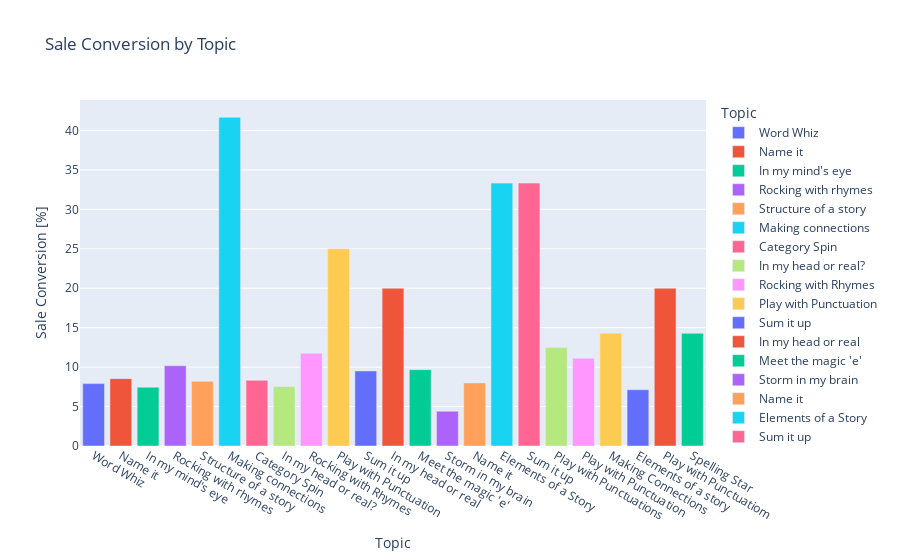

Write notebook code for a chart like this one.
### Code cell
px.bar(Topic_performance,x='Topic', y='Sale Conversion [%]',color='Topic',\
       title='Sale Conversion by Topic')

### Figure 1 — Plotly figure (JSON) as saved in the notebook; plotly's stock layout.template omitted (floating-point values rounded to 4 significant figures)
{"data": [{"alignmentgroup": "True", "hovertemplate": "Topic=%{x}<br>Sale Conversion [%]=%{y}<extra></extra>", "legendgroup": "Word Whiz", "marker": {"color": "#636efa"}, "name": "Word Whiz", "offsetgroup": "Word Whiz", "orientation": "v", "showlegend": true, "textposition": "auto", "type": "bar", "x": ["Word Whiz"], "xaxis": "x", "y": [7.91], "yaxis": "y"}, {"alignmentgroup": "True", "hovertemplate": "Topic=%{x}<br>Sale Conversion [%]=%{y}<extra></extra>", "legendgroup": "Name it", "marker": {"color": "#EF553B"}, "name": "Name it", "offsetgroup": "Name it", "orientation": "v", "showlegend": true, "textposition": "auto", "type": "bar", "x": ["Name it"], "xaxis": "x", "y": [8.54], "yaxis": "y"}, {"alignmentgroup": "True", "hovertemplate": "Topic=%{x}<br>Sale Conversion [%]=%{y}<extra></extra>", "legendgroup": "In my mind's eye", "marker": {"color": "#00cc96"}, "name": "In my mind's eye", "offsetgroup": "In my mind's eye", "orientation": "v", "showlegend": true, "textposition": "auto", "type": "bar", "x": ["In my mind's eye"], "xaxis": "x", "y": [7.45], "yaxis": "y"}, {"alignmentgroup": "True", "hovertemplate": "Topic=%{x}<br>Sale Conversion [%]=%{y}<extra></extra>", "legendgroup": "Rocking with rhymes", "marker": {"color": "#ab63fa"}, "name": "Rocking with rhymes", "offsetgroup": "Rocking with rhymes", "orientation": "v", "showlegend": true, "textposition": "auto", "type": "bar", "x": ["Rocking with rhymes"], "xaxis": "x", "y": [10.17], "yaxis": "y"}, {"alignmentgroup": "True", "hovertemplate": "Topic=%{x}<br>Sale Conversion [%]=%{y}<extra></extra>", "legendgroup": "Structure of a story", "marker": {"color": "#FFA15A"}, "name": "Structure of a story", "offsetgroup": "Structure of a story", "orientation": "v", "showlegend": true, "textposition": "auto", "type": "bar", "x": ["Structure of a story"], "xaxis": "x", "y": [8.2], "yaxis": "y"}, {"alignmentgroup": "True", "hovertemplate": "Topic=%{x}<br>Sale Conversion [%]=%{y}<extra></extra>", "legendgroup": "Making connections", "marker": {"color": "#19d3f3"}, "name": "Making connections", "offsetgroup": "Making connections", "orientation": "v", "showlegend": true, "textposition": "auto", "type": "bar", "x": ["Making connections"], "xaxis": "x", "y": [41.67], "yaxis": "y"}, {"alignmentgroup": "True", "hovertemplate": "Topic=%{x}<br>Sale Conversion [%]=%{y}<extra></extra>", "legendgroup": "Category Spin", "marker": {"color": "#FF6692"}, "name": "Category Spin", "offsetgroup": "Category Spin", "orientation": "v", "showlegend": true, "textposition": "auto", "type": "bar", "x": ["Category Spin"], "xaxis": "x", "y": [8.33], "yaxis": "y"}, {"alignmentgroup": "True", "hovertemplate": "Topic=%{x}<br>Sale Conversion [%]=%{y}<extra></extra>", "legendgroup": "In my head or real?", "marker": {"color": "#B6E880"}, "name": "In my head or real?", "offsetgroup": "In my head or real?", "orientation": "v", "showlegend": true, "textposition": "auto", "type": "bar", "x": ["In my head or real?"], "xaxis": "x", "y": [7.55], "yaxis": "y"}, {"alignmentgroup": "True", "hovertemplate": "Topic=%{x}<br>Sale Conversion [%]=%{y}<extra></extra>", "legendgroup": "Rocking with Rhymes", "marker": {"color": "#FF97FF"}, "name": "Rocking with Rhymes", "offsetgroup": "Rocking with Rhymes", "orientation": "v", "showlegend": true, "textposition": "auto", "type": "bar", "x": ["Rocking with Rhymes"], "xaxis": "x", "y": [11.76], "yaxis": "y"}, {"alignmentgroup": "True", "hovertemplate": "Topic=%{x}<br>Sale Conversion [%]=%{y}<extra></extra>", "legendgroup": "Play with Punctuation", "marker": {"color": "#FECB52"}, "name": "Play with Punctuation", "offsetgroup": "Play with Punctuation", "orientation": "v", "showlegend": true, "textposition": "auto", "type": "bar", "x": ["Play with Punctuation"], "xaxis": "x", "y": [25], "yaxis": "y"}, {"alignmentgroup": "True", "hovertemplate": "Topic=%{x}<br>Sale Conversion [%]=%{y}<extra></extra>", "legendgroup": "Sum it up", "marker": {"color": "#636efa"}, "name": "Sum it up", "offsetgroup": "Sum it up", "orientation": "v", "showlegend": true, "textposition": "auto", "type": "bar", "x": ["Sum it up"], "xaxis": "x", "y": [9.52], "yaxis": "y"}, {"alignmentgroup": "True", "hovertemplate": "Topic=%{x}<br>Sale Conversion [%]=%{y}<extra></extra>", "legendgroup": "In my head or real", "marker": {"color": "#EF553B"}, "name": "In my head or real", "offsetgroup": "In my head or real", "orientation": "v", "showlegend": true, "textposition": "auto", "type": "bar", "x": ["In my head or real"], "xaxis": "x", "y": [20], "yaxis": "y"}, {"alignmentgroup": "True", "hovertemplate": "Topic=%{x}<br>Sale Conversion [%]=%{y}<extra></extra>", "legendgroup": "Meet the magic 'e'", "marker": {"color": "#00cc96"}, "name": "Meet the magic 'e'", "offsetgroup": "Meet the magic 'e'", "orientation": "v", "showlegend": true, "textposition": "auto", "type": "bar", "x": ["Meet the magic 'e'"], "xaxis": "x", "y": [9.68], "yaxis": "y"}, {"alignmentgroup": "True", "hovertemplate": "Topic=%{x}<br>Sale Conversion [%]=%{y}<extra></extra>", "legendgroup": "Storm in my brain", "marker": {"color": "#ab63fa"}, "name": "Storm in my brain", "offsetgroup": "Storm in my brain", "orientation": "v", "showlegend": true, "textposition": "auto", "type": "bar", "x": ["Storm in my brain"], "xaxis": "x", "y": [4.41], "yaxis": "y"}, {"alignmentgroup": "True", "hovertemplate": "Topic=%{x}<br>Sale Conversion [%]=%{y}<extra></extra>", "legendgroup": "Name it ", "marker": {"color": "#FFA15A"}, "name": "Name it ", "offsetgroup": "Name it ", "orientation": "v", "showlegend": true, "textposition": "auto", "type": "bar", "x": ["Name it "], "xaxis": "x", "y": [8], "yaxis": "y"}, {"alignmentgroup": "True", "hovertemplate": "Topic=%{x}<br>Sale Conversion [%]=%{y}<extra></extra>", "legendgroup": "Elements of a Story", "marker": {"color": "#19d3f3"}, "name": "Elements of a Story", "offsetgroup": "Elements of a Story", "orientation": "v", "showlegend": true, "textposition": "auto", "type": "bar", "x": ["Elements of a Story"], "xaxis": "x", "y": [33.33], "yaxis": "y"}, {"alignmentgroup": "True", "hovertemplate": "Topic=%{x}<br>Sale Conversion [%]=%{y}<extra></extra>", "legendgroup": "Sum it up ", "marker": {"color": "#FF6692"}, "name": "Sum it up ", "offsetgroup": "Sum it up ", "orientation": "v", "showlegend": true, "textposition": "auto", "type": "bar", "x": ["Sum it up "], "xaxis": "x", "y": [33.33], "yaxis": "y"}, {"alignmentgroup": "True", "hovertemplate": "Topic=%{x}<br>Sale Conversion [%]=%{y}<extra></extra>", "legendgroup": "Play with Punctuations", "marker": {"color": "#B6E880"}, "name": "Play with Punctuations", "offsetgroup": "Play with Punctuations", "orientation": "v", "showlegend": true, "textposition": "auto", "type": "bar", "x": ["Play with Punctuations"], "xaxis": "x", "y": [12.5], "yaxis": "y"}, {"alignmentgroup": "True", "hovertemplate": "Topic=%{x}<br>Sale Conversion [%]=%{y}<extra></extra>", "legendgroup": "Play with Punctuation ", "marker": {"color": "#FF97FF"}, "name": "Play with Punctuation ", "offsetgroup": "Play with Punctuation ", "orientation": "v", "showlegend": true, "textposition": "auto", "type": "bar", "x": ["Play with Punctuation "], "xaxis": "x", "y": [11.11], "yaxis": "y"}, {"alignmentgroup": "True", "hovertemplate": "Topic=%{x}<br>Sale Conversion [%]=%{y}<extra></extra>", "legendgroup": "Making Connections", "marker": {"color": "#FECB52"}, "name": "Making Connections", "offsetgroup": "Making Connections", "orientation": "v", "showlegend": true, "textposition": "auto", "type": "bar", "x": ["Making Connections"], "xaxis": "x", "y": [14.29], "yaxis": "y"}, {"alignmentgroup": "True", "hovertemplate": "Topic=%{x}<br>Sale Conversion [%]=%{y}<extra></extra>", "legendgroup": "Elements of a story", "marker": {"color": "#636efa"}, "name": "Elements of a story", "offsetgroup": "Elements of a story", "orientation": "v", "showlegend": true, "textposition": "auto", "type": "bar", "x": ["Elements of a story"], "xaxis": "x", "y": [7.14], "yaxis": "y"}, {"alignmentgroup": "True", "hovertemplate": "Topic=%{x}<br>Sale Conversion [%]=%{y}<extra></extra>", "legendgroup": "Play with Punctuatiom", "marker": {"color": "#EF553B"}, "name": "Play with Punctuatiom", "offsetgroup": "Play with Punctuatiom", "orientation": "v", "showlegend": true, "textposition": "auto", "type": "bar", "x": ["Play with Punctuatiom"], "xaxis": "x", "y": [20], "yaxis": "y"}, {"alignmentgroup": "True", "hovertemplate": "Topic=%{x}<br>Sale Conversion [%]=%{y}<extra></extra>", "legendgroup": "Spelling Star", "marker": {"color": "#00cc96"}, "name": "Spelling Star", "offsetgroup": "Spelling Star", "orientation": "v", "showlegend": true, "textposition": "auto", "type": "bar", "x": ["Spelling Star"], "xaxis": "x", "y": [14.29], "yaxis": "y"}], "layout": {"barmode": "relative", "legend": {"title": {"text": "Topic"}, "tracegroupgap": 0}, "title": {"text": "Sale Conversion by Topic"}, "xaxis": {"anchor": "y", "categoryarray": ["Word Whiz", "Name it", "In my mind's eye", "Rocking with rhymes", "Structure of a story", "Making connections", "Category Spin", "In my head or real?", "Rocking with Rhymes", "Play with Punctuation", "Sum it up", "In my head or real", "Meet the magic 'e'", "Storm in my brain", "Name it ", "Elements of a Story", "Sum it up ", "Play with Punctuations", "Play with Punctuation ", "Making Connections", "Elements of a story", "Play with Punctuatiom", "Spelling Star"], "categoryorder": "array", "domain": [0, 1], "title": {"text": "Topic"}}, "yaxis": {"anchor": "x", "domain": [0, 1], "title": {"text": "Sale Conversion [%]"}}}}
